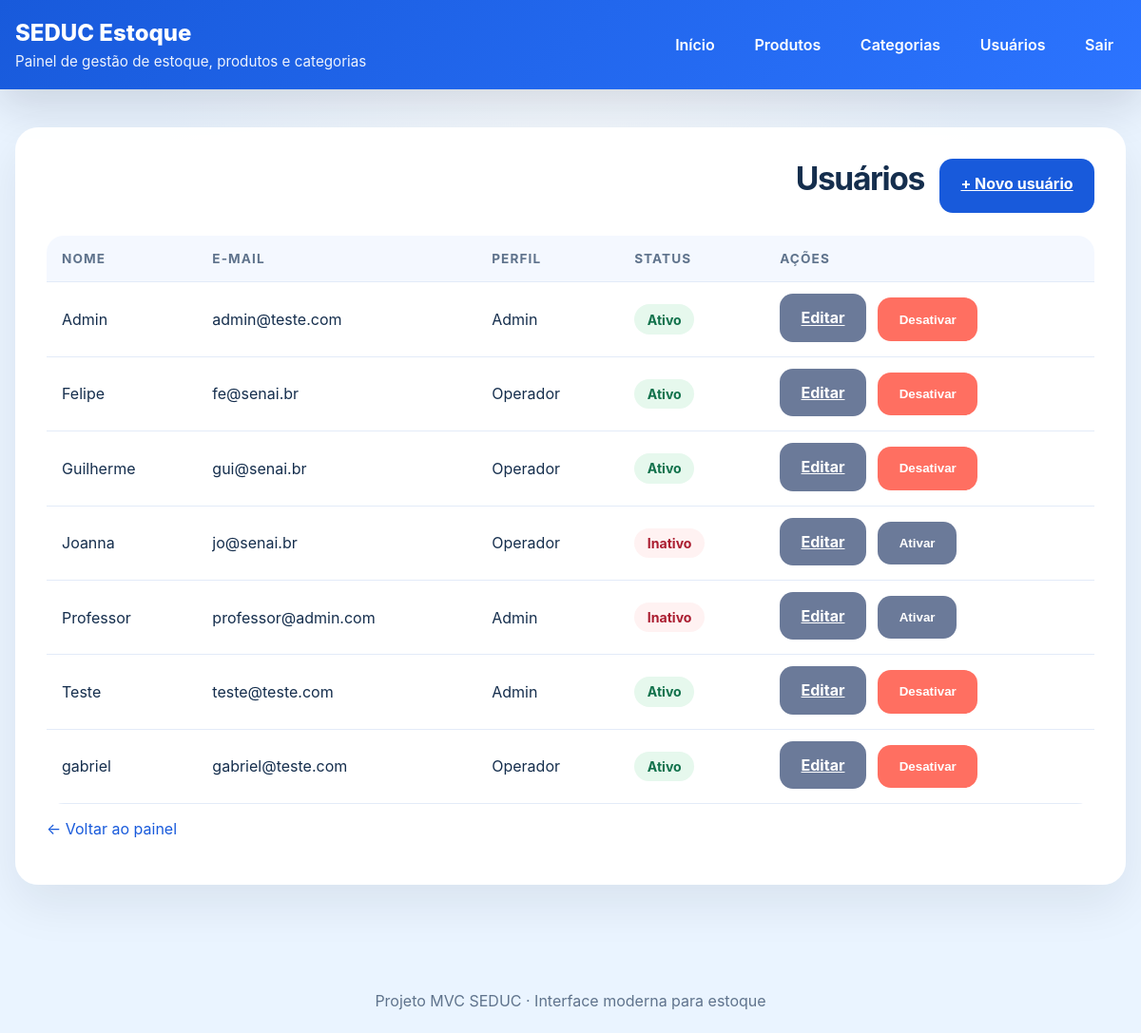
Before: /usuarios/ (signed in) with the older database file.
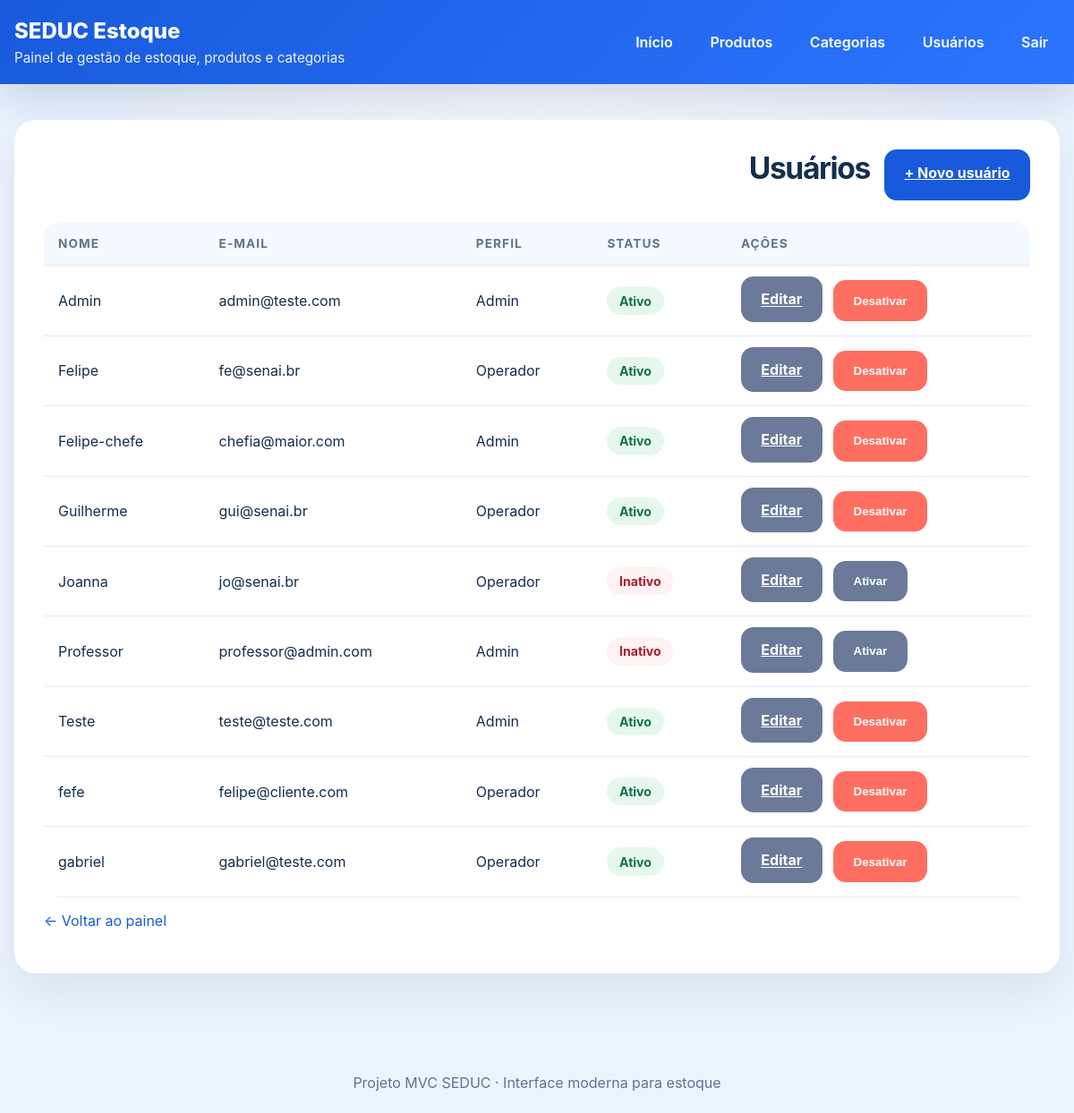
After: the same page with the newer database file.
### app/models/usuario.py (models this page shows)
class Usuario(Base):
    __tablename__ = "usuarios"
    id = Column(Integer, primary_key=True, autoincrement=True)
    nome = Column(String(100), nullable=False)
    email = Column(String(100), unique=True, index=True, nullable=False)
    senha_hash = Column(String(255), nullable=False)
    role = Column(String(20), nullable=False, default="operador")
    ativo = Column(Boolean, default=True)
    criando_em = Column(DateTime, server_default=func.now())

### app/controllers/admin_controller.py (the view)
@router.get("/", response_class=HTMLResponse)
def listar_usuarios(
    request: Request,
    db: Session = Depends(get_db),
    admin: dict = Depends(get_admin)):  #Bloqueia quem não é admin
    usuarios = db.query(Usuario).order_by(Usuario.nome).all()
    return templates.TemplateResponse(
        request,
        "Usuarios/index.html",
        {"request": request, "usuarios": usuarios, "admin": admin, "usuario": admin}
    )

### app/templates/Usuarios/index.html (shortened to what this page needs)
{% extends "base.html" %}
{% block content %}
<div class="card">
    <div class="actions">
        <div>
            <h1 class="page-title">Usuários</h1>
        </div>
        <a class="button" href="/usuarios/novo">+ Novo usuário</a>
    </div>
    <div class="table-wrapper">
        <table>
            <thead>
                <tr>
                    <th>Nome</th>
                    <th>E-mail</th>
                    <th>Perfil</th>
                    <th>Status</th>
                    <th>Ações</th>
                </tr>
            </thead>
            <tbody>
                {% for u in usuarios %}
                <tr>
                    <td>{{ u.nome }}</td>
                    <td>{{ u.email }}</td>
                    <td>{{ u.role | capitalize }}</td>
                    <td>
                        <span class="status-badge {{ 'active' if u.ativo else 'inactive' }}">
                            {{ "Ativo" if u.ativo else "Inativo" }}
                        </span>
                    </td>
                    <td>
                        <a class="button secondary" href="/usuarios/{{ u.id }}/editar">Editar</a>
                        <form action="/usuarios/{{ u.id }}/{{ 'desativar' if u.ativo else 'ativar' }}" method="post" style="display:inline; margin-left: 0.5rem;">
                            <button class="button {{ 'danger' if u.ativo else 'secondary' }}" type="submit">
                                {{ "Desativar" if u.ativo else "Ativar" }}
                            </button>
                        </form>
                    </td>
                </tr>
                {% endfor %}
            </tbody>
        </table>
    </div>
    <p><a class="small-link" href="/">← Voltar ao painel</a></p>
</div>
{% endblock %}

Changed rows visible on the page:
added Usuario: nome "Felipe-chefe", email "chefia@maior.com", role "Admin", ativo "Ativo", ativo "Desativar"
added Usuario: nome "fefe", email "felipe@cliente.com", role "Operador", ativo "Ativo", ativo "Desativar"
